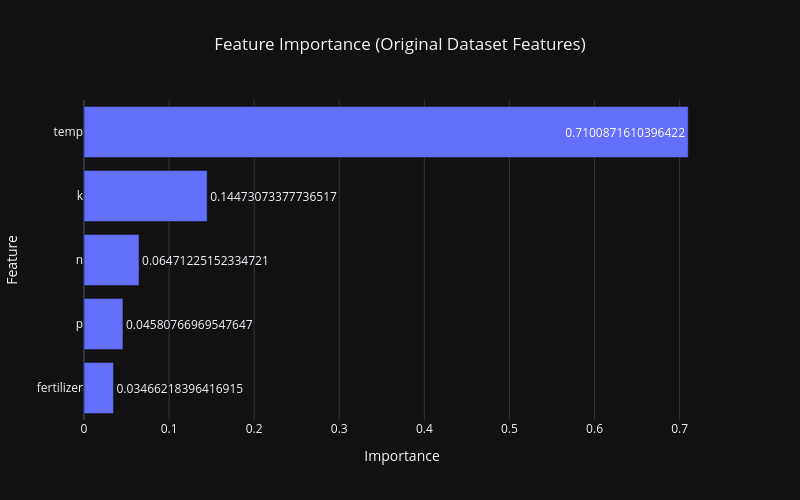

The notebook cell saved with this chart:
### Code cell
import plotly.express as px
import pandas as pd
from sklearn.ensemble import RandomForestRegressor

# -------------------------
# ORIGINAL FEATURES ONLY
# -------------------------
X_orig = df[['fertilizer', 'temp', 'n', 'p', 'k']]
y_orig = df['yield']

# Train Random Forest
rf_model = RandomForestRegressor(
    n_estimators=100,
    random_state=42
)

rf_model.fit(X_orig, y_orig)

# Feature Importance
importance = rf_model.feature_importances_

feat_df = pd.DataFrame({
    "Feature": ['fertilizer', 'temp', 'n', 'p', 'k'],
    "Importance": importance
})

# Sort values
feat_df = feat_df.sort_values(by="Importance", ascending=True)

# Plot graph
fig = px.bar(
    feat_df,
    x="Importance",
    y="Feature",
    orientation='h',
    title="Feature Importance (Original Dataset Features)",
    template="plotly_dark",
    hover_data=["Importance"],
    text="Importance"
)

fig.update_layout(
    title_x=0.5,
    height=500,
    width=800
)

fig.show()

### Figure 1 — Plotly figure (JSON) as saved in the notebook; plotly's stock layout.template omitted (floating-point values rounded to 4 significant figures)
{"data": [{"hovertemplate": "Importance=%{text}<br>Feature=%{y}<extra></extra>", "legendgroup": "", "marker": {"color": "#636efa", "pattern": {"shape": ""}}, "name": "", "orientation": "h", "showlegend": false, "text": [0.03466, 0.04581, 0.06471, 0.1447, 0.7101], "textposition": "auto", "type": "bar", "x": [0.03466, 0.04581, 0.06471, 0.1447, 0.7101], "xaxis": "x", "y": ["fertilizer", "p", "n", "k", "temp"], "yaxis": "y"}], "layout": {"barmode": "relative", "height": 500, "legend": {"tracegroupgap": 0}, "title": {"text": "Feature Importance (Original Dataset Features)", "x": 0.5}, "width": 800, "xaxis": {"anchor": "y", "domain": [0, 1], "title": {"text": "Importance"}}, "yaxis": {"anchor": "x", "domain": [0, 1], "title": {"text": "Feature"}}}}
